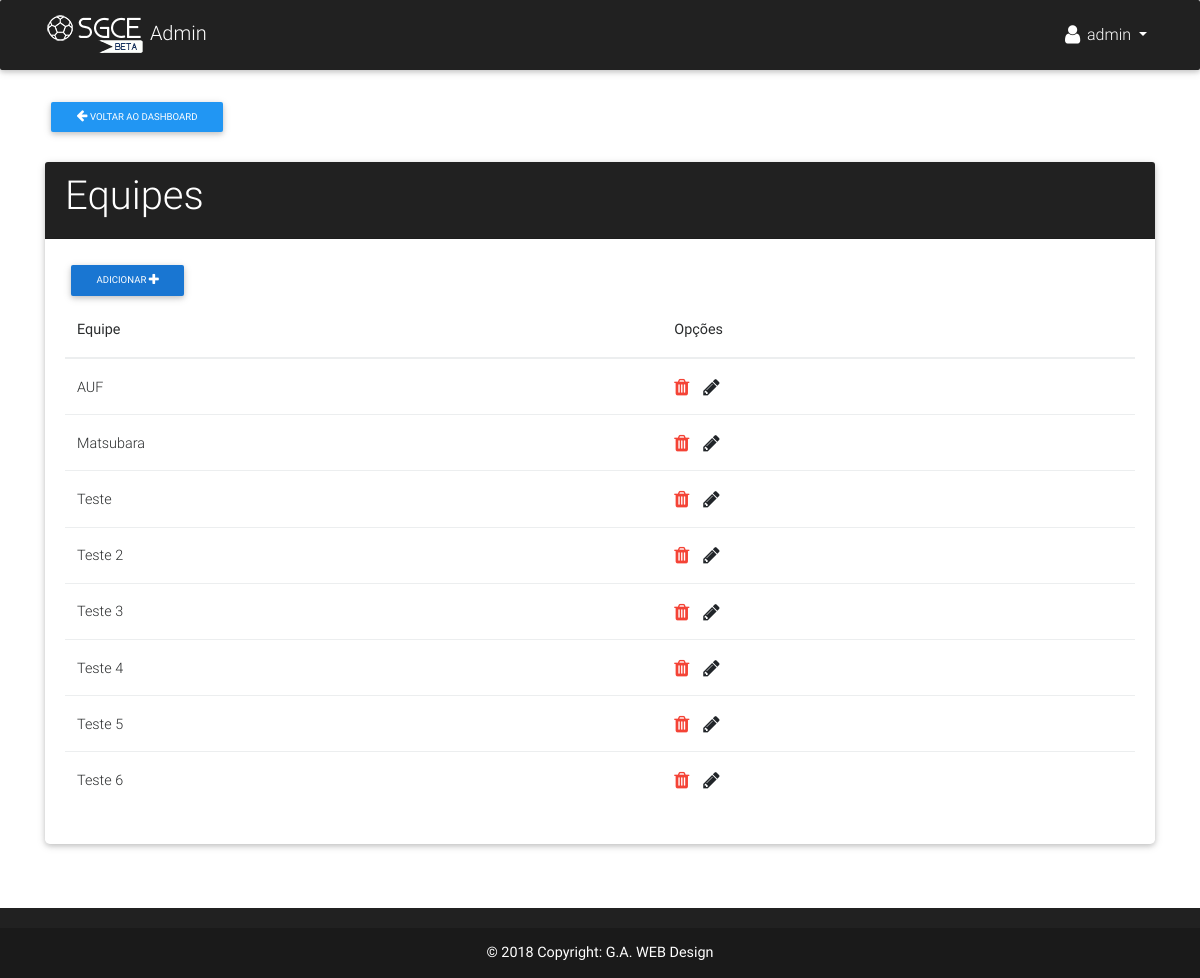
The page /manager/campeonatos/1/list_equipe/ (signed in) on the database as committed earlier.
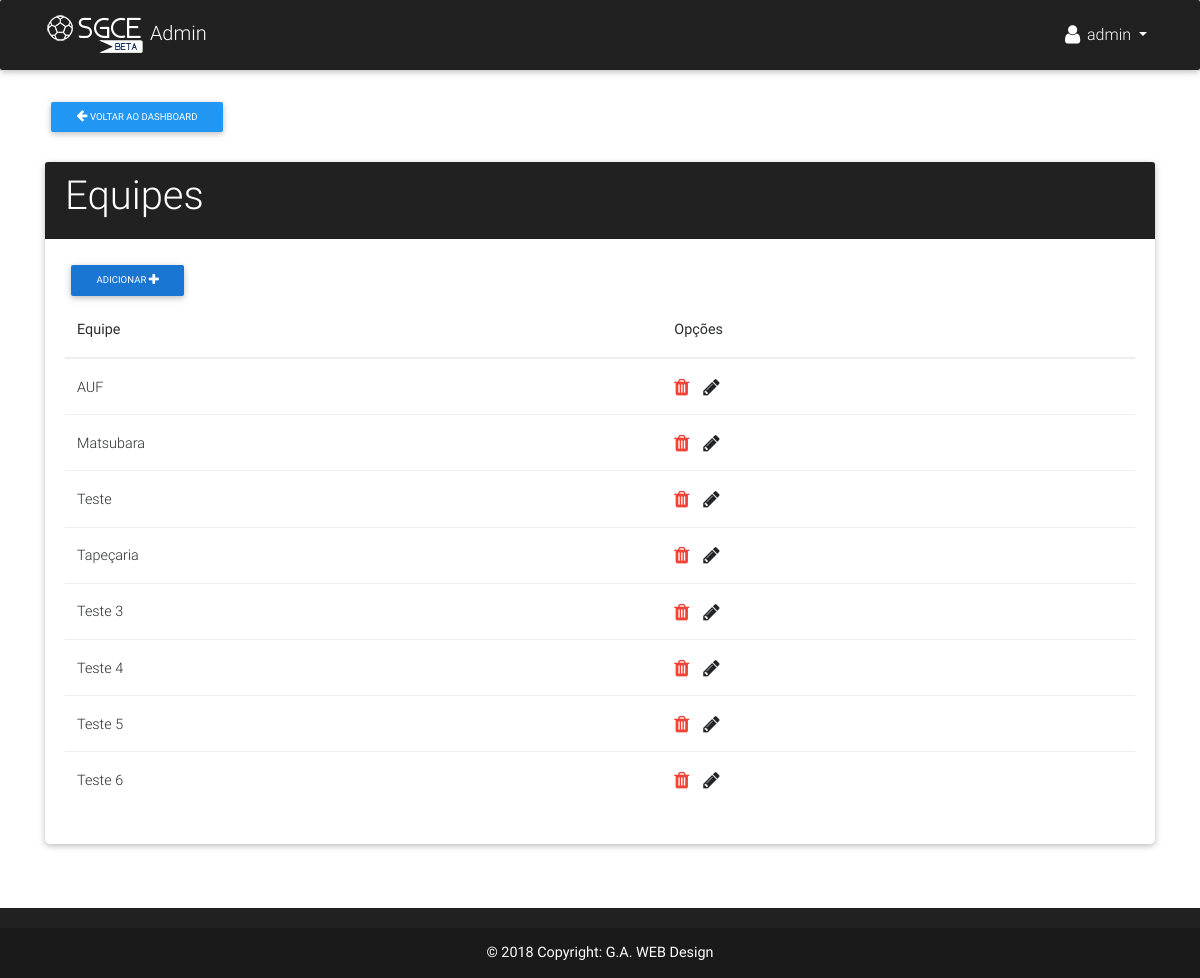
The same page on the database as committed later.
### app/models.py (models this page shows, shortened)
class Equipe(models.Model):
    nome = models.CharField('Nome', max_length=50)
    pontos = models.PositiveIntegerField('Pts', default=0)
    vitorias = models.PositiveIntegerField('V', default=0)
    empates = models.PositiveIntegerField('E', default=0)
    derrotas = models.PositiveIntegerField('D', default=0)
    gols_marcados = models.PositiveIntegerField('GP', default=0)
    gols_sofridos = models.PositiveIntegerField('GC', default=0)
    saldo_gols = models.PositiveIntegerField('SG', default=0)
    grupo = models.ForeignKey(Grupo, verbose_name='Grupo', null=True, blank=True)
    campeonato = models.PositiveIntegerField('Campeonato', default=0)
    emblema = models.ImageField('Emblema', upload_to='emblemas/', null=True, blank=True)
    class Meta:
        ordering = ['-pontos', '-vitorias', '-empates', '-derrotas','-saldo_gols']
    def __str__(self):
        return self.nome

### app/views.py (the view)
# urls.py: url(r'^manager/campeonatos/(?P<pk>[0-9]+)/list_equipe/$', equipe_list, name='list_equipe'),
@login_required(login_url='/manager/login/')
def equipe_list(request, pk):
    equipes = Equipe.objects.filter(campeonato=pk).order_by('pk')
    champ = get_object_or_404(Campeonato, pk=pk)
    return render(request, 'manager/read/listar_equipes.html', {'equipes':equipes, 'pk': pk, 'champ':champ})

### app/templates/manager/read/listar_equipes.html (shortened to what this page needs)
{% extends 'manager/base.html' %}
{% block content %}
<br><br>
<div class="row">
  <div class="col-lg-12">
    <a href="{% url 'manage_campeonato' pk=pk %}" class="btn btn-sm blue">
        <span class="fa fa-arrow-left"></span>
        Voltar ao dashboard
    </a>
    <div class="row justify-content-center mt-4">
      <div class="col-lg-12">
        <div class="card">
          <div class="card-header elegant-color-dark white-text">
            <h1 class="h1-responsive">Equipes</h1>
          </div>
          <div class="card-body">
            {% if equipes|length < champ.qtd_times %}
            <a href="{% url 'create_equipe' pk=pk %}" class="pull-left black-text mr-5 btn btn-blue btn-sm">
                Adicionar
                <span class="fa fa-plus fa-lg white-text"></span>
            </a>
            {% endif %}
            <div class="table-responsive">
                <table class="table">
                    <thead>
                        <th>Equipe</th>
                        <th>Opções</th>
                    </thead>
                    <tbody>
                        {% for e in equipes %}
                        <tr>
                            <td>{{e}}</td>
                            <td>
                                <a href="{% url 'equipe_remove' c=e.campeonato pk=e.pk %}">
                                    <span class="fa fa-trash fa-lg red-text"></span>
                                </a>
                                <a href="{% url 'equipe_edit' c=e.campeonato pk=e.pk %}">
                                    <span class="fa fa-pencil fa-lg"></span>
                                </a>
                            </td>
                        </tr>
                        {% endfor %}
                    </tbody>
                </table>
            </div>
          </div>
        </div>
      </div>
    </div>
  </div>
</div>
{% endblock %}

Rows that differ between the two databases and show on the page:
changed Equipe: nome "Teste 2" → "Tapeçaria"
